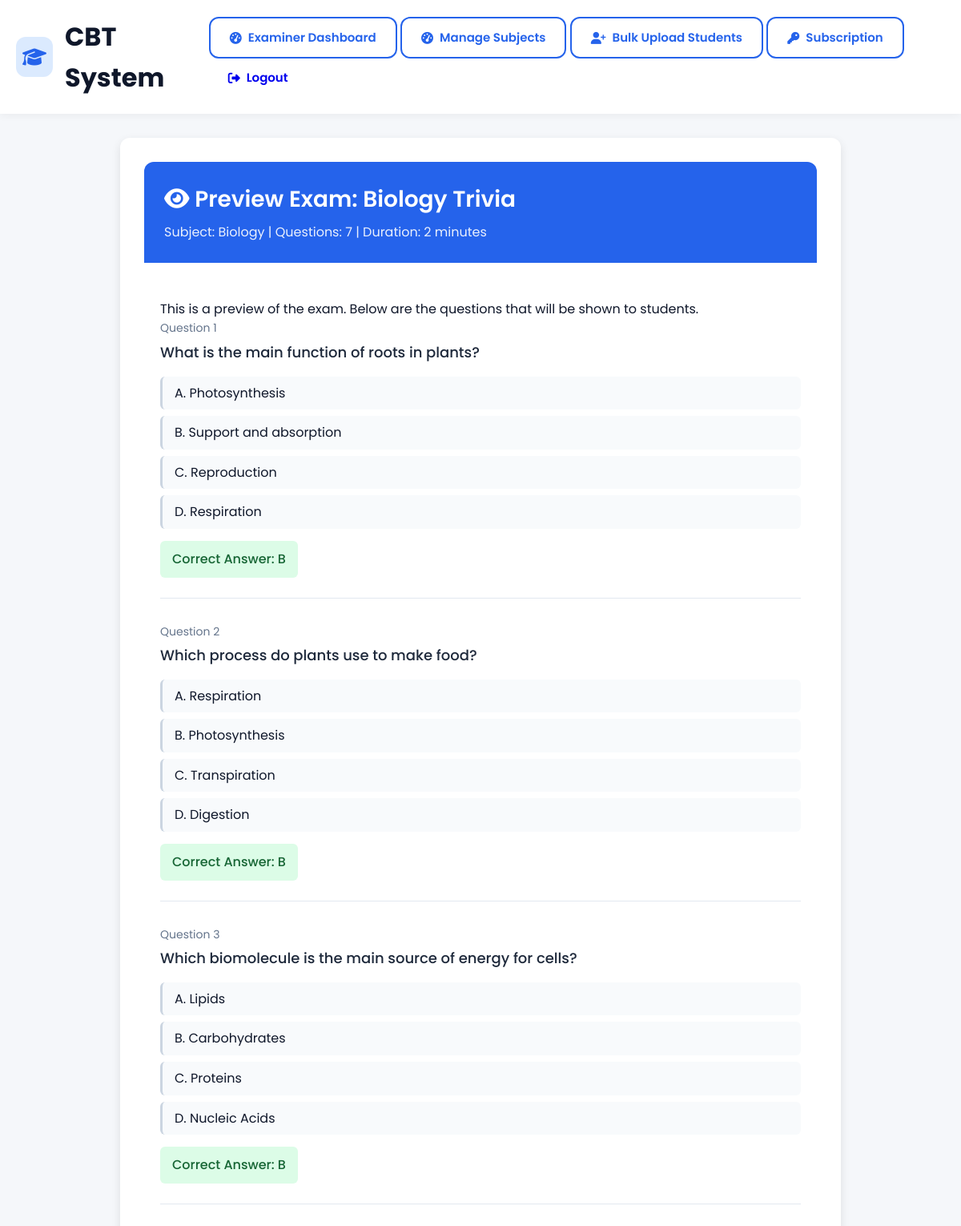
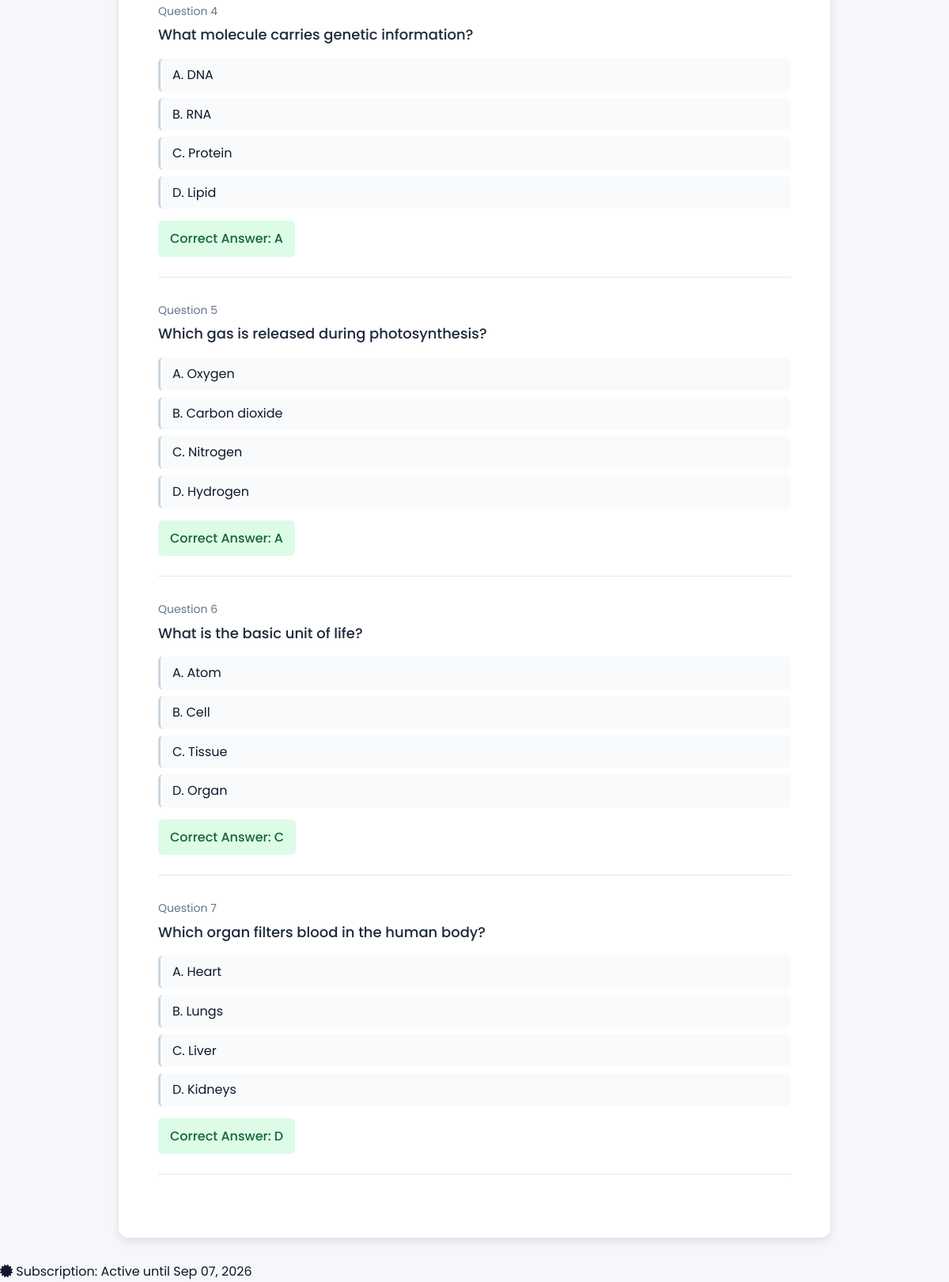
Page /examiner/exam/1/preview/ (signed in) on the committed database (2 pictures, top to bottom).
### exam/models.py (models this page shows, shortened)
class Exam(models.Model):
    subject = models.ForeignKey(
        Subject,
        on_delete=models.CASCADE,
        related_name='exams'
    )
    title = models.CharField(max_length=200)
    number_of_questions = models.PositiveIntegerField()
    duration_minutes = models.PositiveIntegerField()
    start_time = models.DateTimeField()
    end_time = models.DateTimeField()
    cutoff_score = models.PositiveIntegerField()
    created_by = models.ForeignKey(User, on_delete=models.CASCADE)
    created_at = models.DateTimeField(auto_now_add=True)
    def get_random_questions(self):
        questions = list(Question.objects.filter(
            created_by=self.created_by,
            subject=self.subject
        ))
        random.shuffle(questions)
        return questions[:self.number_of_questions]

class Subject(models.Model):
    name = models.CharField(max_length=100, unique=True)
    code = models.CharField(max_length=10, unique=True)
    created_by = models.ForeignKey(User, on_delete=models.CASCADE)
    created_at = models.DateTimeField(auto_now_add=True)

class Question(models.Model):
    subject = models.ForeignKey(
        Subject,
        on_delete=models.CASCADE,
        related_name='questions'
    )
    text = models.TextField()
    option_a = models.CharField(max_length=200)
    option_b = models.CharField(max_length=200)
    option_c = models.CharField(max_length=200)
    option_d = models.CharField(max_length=200)
    correct_answer = models.CharField(max_length=1, choices=[('A', 'A'), ('B', 'B'), ('C', 'C'), ('D', 'D')])
    created_by = models.ForeignKey(User, on_delete=models.CASCADE)
    created_at = models.DateTimeField(auto_now_add=True)

class Subscription(models.Model):
    SYSTEM_ACTIVE = 'active'
    SYSTEM_EXPIRED = 'expired'
    SYSTEM_LOCKED = 'locked'
    STATUS_CHOICES = (
        (SYSTEM_ACTIVE, 'Active'),
        (SYSTEM_EXPIRED, 'Expired'),
        (SYSTEM_LOCKED, 'Locked'),
    )
    start_date = models.DateTimeField(auto_now_add=True)
    end_date = models.DateTimeField()
    status = models.CharField(max_length=20, choices=STATUS_CHOICES, default=SYSTEM_ACTIVE)
    activation_code = models.ForeignKey(
        ActivationCode,
        on_delete=models.SET_NULL,
        null=True,
        blank=True,
        related_name='subscription'
    )
    @classmethod
    def get_current_subscription(cls):
        sub = cls.objects.first()
        return sub
    class Meta:
        verbose_name = "System Subscription"
        verbose_name_plural = "System Subscriptions"
    def is_active(self):
        return self.status == self.SYSTEM_ACTIVE and self.end_date > timezone.now()

### exam/views.py (the view)
# urls.py: path('examiner/exam/<int:exam_id>/preview/', views.preview_exam, name='preview_exam'),
@login_required
def preview_exam(request, exam_id):
    exam = get_object_or_404(Exam, id=exam_id, created_by=request.user)
    questions = exam.get_random_questions()
    return render(request, 'preview_exam.html', {
        'exam': exam,
        'questions': questions
    })

### exam/templatetags/subscription_tags.py (called while the page is built)
@register.simple_tag
def get_subscription_status():
    return Subscription.get_current_subscription()

### templates/preview_exam.html (shortened to what this page needs)
{% extends "base.html" %}
{% block content %}
<div class="preview-container">
    <div class="preview-header">
        <div class="preview-title">
            <i class="fas fa-eye mr-2"></i>
            Preview Exam: {{ exam.title }}
        </div>
        <div class="preview-subtitle">
            Subject: {{ exam.subject.name }} |
            Questions: {{ exam.number_of_questions }} |
            Duration: {{ exam.duration_minutes }} minutes
        </div>
    </div>
    <div class="card-body">
        <p class="text-muted mb-4">This is a preview of the exam. Below are the questions that will be shown to students.</p>
        <div class="questions-list">
            {% for question in questions %}
            <div class="question-item">
                <div class="question-counter">Question {{ forloop.counter }}</div>
                <div class="question-text">{{ question.text }}</div>
                <ul class="options-list">
                    <li>A. {{ question.option_a }}</li>
                    <li>B. {{ question.option_b }}</li>
                    <li>C. {{ question.option_c }}</li>
                    <li>D. {{ question.option_d }}</li>
                </ul>
                <div class="correct-answer">
                    Correct Answer: {{ question.correct_answer }}
                </div>
            </div>
            {% endfor %}
        </div>
    </div>
</div>
{% endblock %}

### templates/base.html (shortened to what this page needs)
<!DOCTYPE html>
{% load static %}
{% load subscription_tags %}
<html lang="en">
<head>
    <link rel="stylesheet" href="https://cdnjs.cloudflare.com/ajax/libs/font-awesome/6.4.0/css/all.min.css">
</head>
<body>
    <div class="dashboard-header">
        <div class="container">
            <div class="header-content">
                <div class="dashboard-title">
                    <div class="dashboard-icon">
                        <i class="fas fa-graduation-cap"></i>
                    </div>
                    <h1>{% block page_title %}CBT System{% endblock %}</h1>
                </div>
                <div class="action-buttons">
                    {% if request.user.is_superuser %}
                    <a href="{% url 'examiner_dashboard' %}" class="btn btn-outline">
                        <i class="fas fa-tachometer-alt"></i> Examiner Dashboard
                    </a>
                    <a href="{% url 'manage_subjects' %}" class="btn btn-outline">
                        <i class="fas fa-tachometer-alt"></i> Manage Subjects
                    </a>
                    <a class="btn btn-outline" href="{% url 'bulk_upload_students' %}">
                        <i class="fas fa-user-plus mr-1"></i> Bulk Upload Students
                    </a>
                    <a class="btn btn-outline" href="{% url 'activate_subscription' %}">
                        <i class="fas fa-key mr-1"></i> Subscription
                    </a>
                    {% else %}
                    <a href="{% url 'student_dashboard' %}" class="btn btn-outline">
                        <i class="fas fa-tachometer-alt"></i> Student Dashboard
                    </a>
                    {% endif %}
                    <a href="{% url 'logout' %}" class="btn">
                        <i class="fas fa-sign-out-alt"></i> Logout
                    </a>
                </div>
            </div>
        </div>
    </div>
    <div class="container">
        {% block content %}{% endblock %}
    </div>
</body>
<footer>
    <div class="subscription-status d-none d-md-block">
    {% get_subscription_status as subscription %}
    <span class="badge badge-{% if subscription.is_active %}success{% else %}danger{% endif %}">
        <i class="fas fa-certificate mr-1"></i>
        Subscription:
        {% if subscription.is_active %}
            Active until {{ subscription.end_date|date:"M d, Y" }}
        {% else %}
            Expired
        {% endif %}
    </span>
</div>
</footer>
</html>

### templates/base.html (style rules this page uses)
:root { --primary: #2563eb; --primary-light: #dbeafe; --primary-dark: #1d4ed8; --secondary: #475569; --light: #f8fafc; --dark: #0f172a; --success: #10b981; --success-light: #d1fae5; --danger: #ef4444; --warning: #f59e0b; --border: #e2e8f0; --card-shadow: 0 4px 6px -1px rgba(0, 0, 0, 0.1), 0 2px 4px -1px rgba(0, 0, 0, 0.06); --radius: 12px; }
* { margin: 0; padding: 0; box-sizing: border-box; }
body { font-family: 'Poppins', sans-serif; background-color: #f5f7fa; color: var(--dark); line-height: 1.6; }
.container { max-width: 1200px; margin: 0 auto; padding: 0 20px; }
.dashboard-header { background: white; padding: 20px 0; box-shadow: 0 2px 10px rgba(0,0,0,0.05); margin-bottom: 30px; }
.header-content { display: flex; justify-content: space-between; align-items: center; }
.dashboard-title { display: flex; align-items: center; gap: 15px; }
.dashboard-icon { width: 50px; height: 50px; background: var(--primary-light); border-radius: 12px; display: flex; align-items: center; justify-content: center; color: var(--primary); font-size: 24px; }
.btn { display: inline-flex; align-items: center; gap: 8px; padding: 12px 24px; border-radius: var(--radius); font-weight: 600; font-size: 15px; text-decoration: none; transition: all 0.3s ease; border: none; cursor: pointer; font-family: 'Poppins', sans-serif; }
.btn-outline { background: transparent; border: 2px solid var(--primary); color: var(--primary); }
.card-body { padding: 20px; }

### templates/preview_exam.html (style rules this page uses)
.preview-container { max-width: 900px; margin: 30px auto; padding: 30px; background: white; border-radius: 12px; box-shadow: 0 4px 12px rgba(0,0,0,0.1); }
.preview-header { background: #2563eb; color: white; padding: 25px; border-radius: 12px 12px 0 0; margin-bottom: 25px; }
.preview-title { font-size: 28px; font-weight: 600; margin-bottom: 5px; }
.preview-subtitle { font-size: 16px; opacity: 0.9; }
.question-item { margin-bottom: 30px; padding-bottom: 25px; border-bottom: 1px solid #e2e8f0; }
.question-text { font-size: 18px; font-weight: 500; margin-bottom: 15px; color: #1e293b; }
.options-list { list-style: none; padding: 0; margin: 0 0 15px 0; }
.options-list li { padding: 8px 15px; margin-bottom: 8px; background: #f8fafc; border-radius: 6px; border-left: 3px solid #cbd5e1; }
.correct-answer { padding: 10px 15px; background: #dcfce7; border-radius: 6px; font-weight: 500; color: #166534; display: inline-block; }
.question-counter { color: #64748b; font-size: 14px; margin-bottom: 5px; }

### rows in the picture
Exam: title "Biology Trivia", subject.name "Biology", number_of_questions "7", duration_minutes "2"
Question: text "What is the main function of roots in plants?", option_a "Photosynthesis", option_b "Support and absorption", option_c "Reproduction", option_d "Respiration", correct_answer "B"
Question: text "Which process do plants use to make food?", option_a "Respiration", option_b "Photosynthesis", option_c "Transpiration", option_d "Digestion", correct_answer "B"
Question: text "Which biomolecule is the main source of energy for cells?", option_a "Lipids", option_b "Carbohydrates", option_c "Proteins", option_d "Nucleic Acids", correct_answer "B"
Question: text "What molecule carries genetic information?", option_a "DNA", option_b "RNA", option_c "Protein", option_d "Lipid", correct_answer "A"
Question: text "Which gas is released during photosynthesis?", option_a "Oxygen", option_b "Carbon dioxide", option_c "Nitrogen", option_d "Hydrogen", correct_answer "A"
Question: text "What is the basic unit of life?", option_a "Atom", option_b "Cell", option_c "Tissue", option_d "Organ", correct_answer "C"
Question: text "Which organ filters blood in the human body?", option_a "Heart", option_b "Lungs", option_c "Liver", option_d "Kidneys", correct_answer "D"
Subscription: end_date "Sep 07, 2026"
